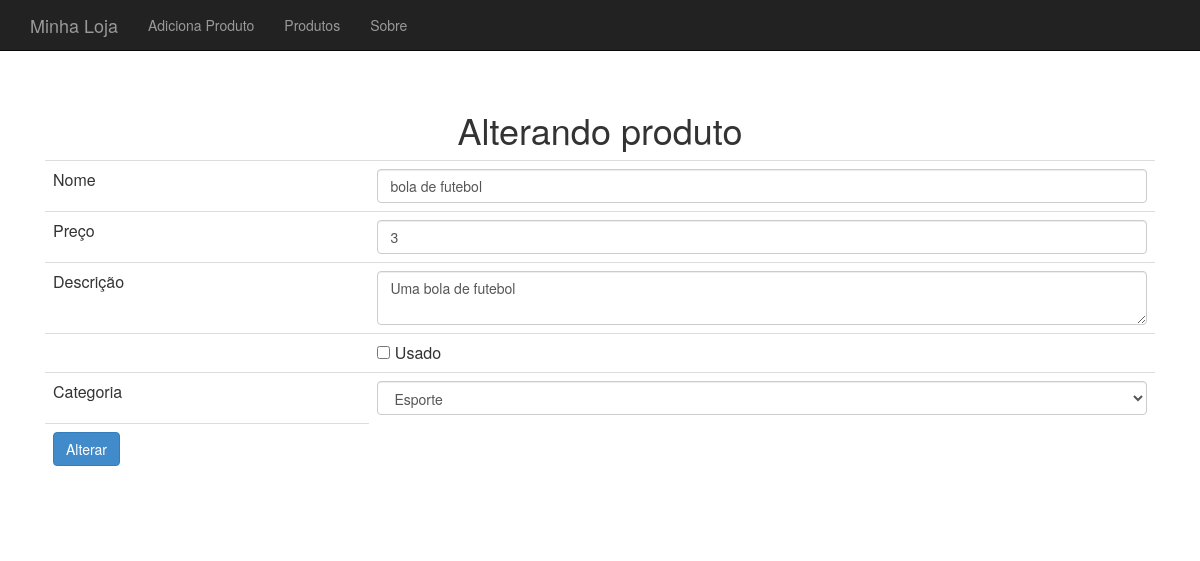
The app's page /produto-altera-formulario.php?id=1 with its own data.
### tables this page shows
CREATE TABLE IF NOT EXISTS `produtos` (
  `id` int(11) NOT NULL AUTO_INCREMENT,
  `nome` varchar(255) DEFAULT NULL,
  `preco` double DEFAULT NULL,
  `descricao` varchar(255) DEFAULT NULL,
  `categoria_id` int(11) DEFAULT NULL,
  `usado` tinyint(1) DEFAULT NULL,
  PRIMARY KEY (`id`)
);

### banco-produto.php (called while the page is built, shortened)
<?php
function buscaProduto($conexao, $id) {
	$query = "select * from produtos where id = {$id}";
	$resultado = mysqli_query($conexao, $query);
	return mysqli_fetch_assoc($resultado);
}

### banco-categoria.php (called while the page is built)
<?php
function listaCategorias($conexao) {
	$categorias = array();
	$query = "select * from categorias";
	$resultado = mysqli_query($conexao, $query);
	while($categoria = mysqli_fetch_assoc($resultado)) {
		array_push($categorias, $categoria);
	}
	return $categorias;
}

### produto-altera-formulario.php (the view, shortened to what this page needs)
<?php include("cabecalho.php");
include("conecta.php");
include("banco-categoria.php");
include("banco-produto.php");
$id = $_GET['id'];
$produto = buscaProduto($conexao, $id);
$categorias = listaCategorias($conexao);
$usado = $produto['usado'] ? "checked='checked'" : "";
?>
	<h1>Alterando produto</h1>
	<form action="altera-produto.php" method="post">
		<table class="table">
			<tr>
				<td>Nome</td>
				<td> <input class="form-control" type="text" name="nome" value="<?=$produto['nome']?>"></td>
			</tr>
			<tr>
				<td>Preço</td>
				<td><input  class="form-control" type="number" name="preco"
					value="<?=$produto['preco']?>"></td>
			</tr>
			<tr>
				<td>Descrição</td>
				<td><textarea class="form-control" name="descricao"><?=$produto['descricao']?></textarea></td>
			</tr>
			<tr>
				<td></td>
				<td><input type="checkbox" name="usado" <?=$usado?> value="true"> Usado
			</tr>
			<tr>
				<td>Categoria</td>
				<td>
					<select name="categoria_id" class="form-control">
					<?php foreach($categorias as $categoria) :
						$essaEhACategoria = $produto['categoria_id'] == $categoria['id'];
						$selecao = $essaEhACategoria ? "selected='selected'" : "";
						?>
						<option value="<?=$categoria['id']?>" <?=$selecao?>>
								<?=$categoria['nome']?>
						</option>
					<?php endforeach ?>
					</select>
				</td>
			</tr>
			<tr>
				<td>
					<button class="btn btn-primary" type="submit">Alterar</button>
				</td>
			</tr>
		</table>
	</form>
<?php include("rodape.php"); ?>

### css/loja.css (style rules this page uses)
body { padding-top: 50px; }

### records on screen
produtos: nome "bola de futebol", preco "3", descricao "Uma bola de futebol"

### other values on screen
form field categoria_id "Esporte"
